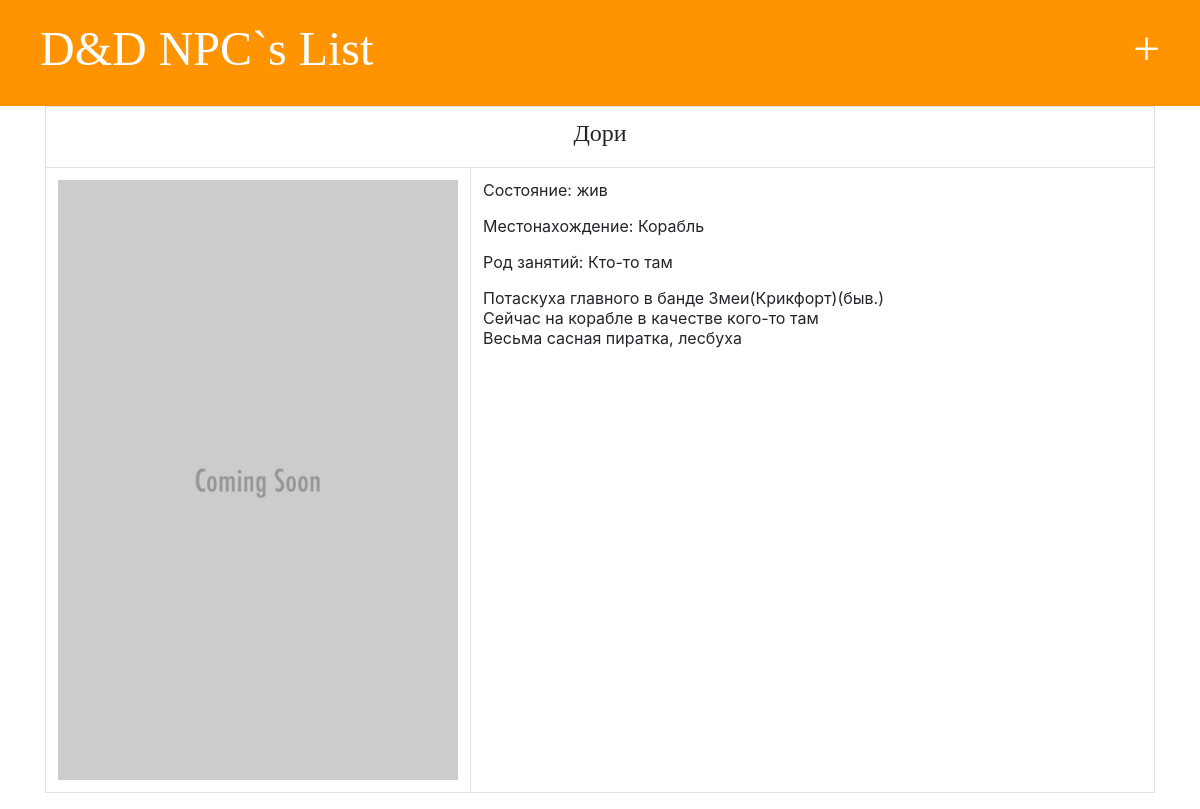
Page /details/1/ on the committed database.
### NPC/models.py (models this page shows, shortened)
class Person(models.Model):
    name = models.CharField(max_length=50)
    text = models.TextField()
    icon = models.ImageField(null=False, default="images/placeholder.png", blank=True, upload_to="images", verbose_name='Изображение')
    role = models.CharField(max_length=50, default="")
    map = models.CharField(max_length=50, default="")
    created_date = models.DateTimeField(default=timezone.now)
    alive = models.BooleanField(default="True")

### NPC/views.py (the view)
# urls.py: path('details/<int:npcid>/', views.get_npc_id, name='get_npc_id'),
def get_npc_id(request, npcid):
    npc = Person.objects.get(id=npcid)
    return render(request, 'npc/details.html', {'npc': npc})

### templates/npc/details.html (shortened to what this page needs)
{% extends "base.html" %}
{% block content %}
<div class="container">
        <table class="table table-bordered">
            <tr>
                <td colspan="2" align="center">
                    <h3>{{ npc.name }}</h3>
                </td>
            </tr>
            <tr>
                <td width="425" height="625 ">
                    <img src="{{ npc.icon.url }}" width="400" height="600">
                </td>
                <td class="align-top">
                    <p>Состояние:
                        {% if npc.alive  %}
                                        жив
                                        {% else %}
                                        мертв
                                        {% endif %}
                    </p>
                    <p>Местонахождение: {{ npc.map }}</p>
                    <p>Род занятий: {{ npc.role }}</p>
                    <p class="align-text-top">{{ npc.text|linebreaksbr }}</p>
                </td>
            </tr>
        </table>
    </div>
{% endblock %}

### NPC/static/css/npc.css (style rules this page uses)
h1, h2, h3, h4 { font-family: 'Lobster', cursive; font-size: 18pt; }

### rows in the picture
Person: name "Дори", icon (placeholder picture), map "Корабль", role "Кто-то там", text "Потаскуха главного в банде Змеи(Крикфорт)(быв.) Сейчас на корабле в качестве кого-то там Весьма сасная пиратка, лесбуха"
